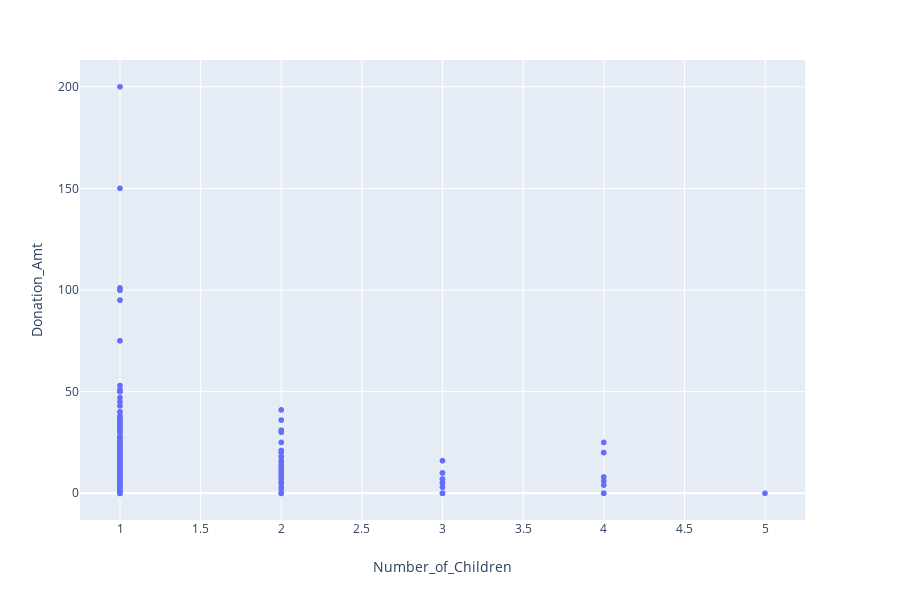

Notebook code cell kept with this figure:
### Markdown cell above
The next data question is whether the amount of children makes a difference in donations. To view this, a scatter plot was created with donations on the y-axis and number of children on the x-axis. The plot showed the highest donation amounts came from families with only one child. THe least amount of donations came from the families with five kids.

### Code cell
px.scatter(df,x='Number_of_Children', y = 'Donation_Amt')

### Figure 1 — Plotly figure (JSON) as saved in the notebook; plotly's stock layout.template omitted (floating-point values rounded to 4 significant figures; data arrays with more than 128 entries replaced by an {"elided": "..."} marker saying what was removed)
{"data": [{"hoverlabel": {"namelength": 0}, "hovertemplate": "Number_of_Children=%{x}<br>Donation_Amt=%{y}", "legendgroup": "", "marker": {"color": "#636efa", "symbol": "circle"}, "mode": "markers", "name": "", "showlegend": false, "type": "scattergl", "x": {"elided": "3120 int values"}, "xaxis": "x", "y": {"elided": "3120 float values"}, "yaxis": "y"}], "layout": {"height": 600, "legend": {"tracegroupgap": 0}, "margin": {"t": 60}, "xaxis": {"anchor": "y", "domain": [0, 0.98], "title": {"text": "Number_of_Children"}}, "yaxis": {"anchor": "x", "domain": [0, 1], "title": {"text": "Donation_Amt"}}}}
